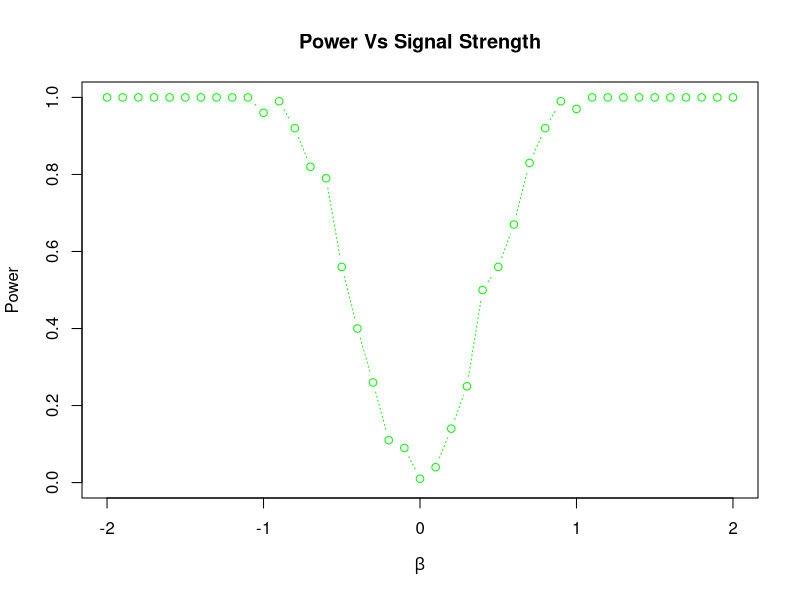
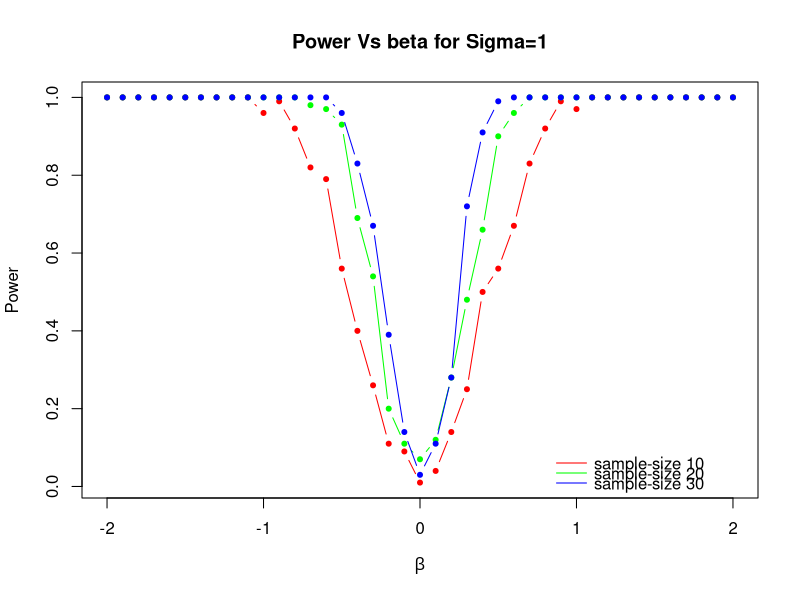

Reproduce these figures in R, in order.
lm_simulations=100



func_NULL_rejects <- function(beta_1, sigma, n){
NUll_rej_cnt=0
x=seq(0, 5, length = n)
for (i in 1:lm_simulations){
  
y = beta_1 * x + rnorm(n, mean = 0, sd = sigma)
sim_data = data.frame(predictor = x, response = y)
sim_fit = lm(response ~ predictor, data = sim_data)

# Did the model reject the Null Hypothesis?
NUll_rej_cnt = NUll_rej_cnt + as.numeric(summary(sim_fit)$coefficients[2, "Pr(>|t|)"] < 0.05)

}
return(NUll_rej_cnt/lm_simulations)
}


# func_NULL_rejects_mat = function(n){
#     beta_1_vec = seq(-2, 2, by = 0.1)
#     sigma_level = c(1,2,4)
#     NUll_rej_mat = matrix(0,length(sigma_level), length(beta_1_vec))
#     
#     for (sig in sigma_level){
#       for (beta_1 in beta_1_vec){
#       NUll_rej_mat[which(sigma_level==sig), which(beta_1_vec==beta_1)] = 
#         func_NULL_rejects(beta_1, sig, n)
#       }
#     }
# colnames(NUll_rej_mat) = beta_1_vec
# rownames(NUll_rej_mat) = sigma_level
# return(NUll_rej_mat)
# }

func_NULL_rejects_mat = function(sig){
  beta_1_vec = seq(-2, 2, by = 0.1)
  n_vec = c(10,20,30)
  NUll_rej_mat = matrix(0,length(n_vec), length(beta_1_vec))
  
  for (n in n_vec){
    for (beta_1 in beta_1_vec){
      NUll_rej_mat[which(n_vec==n), which(beta_1_vec==beta_1)] = 
        func_NULL_rejects(beta_1, sig, n)
    }
  }
  colnames(NUll_rej_mat) = beta_1_vec
  rownames(NUll_rej_mat) = n_vec
  return(NUll_rej_mat)
}

power_sigma_1 = func_NULL_rejects_mat(1)
power_sigma_2 = func_NULL_rejects_mat(2)
power_sigma_4 = func_NULL_rejects_mat(4)


beta_1_vec = seq(-2, 2, by = 0.1)
plot(beta_1_vec,seq(from=0.0,to=1.0, length=length(beta_1_vec)), 
     xlim = range(beta_1_vec), ylab = "Power", type="n",
     xlab = expression(beta), 
     main= "Power Vs Signal Strength")
lines(beta_1_vec,power_sigma_1[1,], type = "b", lty=3, col="green")




plot(power_sigma_1[1,] ~ beta_1_vec,
     type = "b", lwd=1,
     pch  = 20, cex  = 1,
     xlab = expression(beta),
     xlim = range(beta_1_vec),
     ylab = "Power",
     main = "Power Vs beta for Sigma=1",
     col  = "red")
lines(beta_1_vec,power_sigma_1[2,], type = "b", col="green", pch=20, cex=1)
lines(beta_1_vec,power_sigma_1[3,], type = "b", col="blue", pch=20, cex=1)
legend("bottomright",lty=c(1, 1, 1), c("sample-size 10","sample-size 20","sample-size 30"), 
       col=c("red","green","blue"), y.intersp=0.5,x.intersp=0.5, text.width=1, bty = "n")




# points(model_size, avg_rmse_trn_per_sig[1,] , col = "red", pch  = 20, cex  = 1)
# lines(model_size, avg_rmse_tst_per_sig[1,], col="blue", lwd=1)
# points(model_size, avg_rmse_tst_per_sig[1,] , col = "blue", pch  = 20, cex  = 1)
# legend("topright", c("Train RMSE", "Test RMSE"), lty = c(1, 1), lwd = 2,
#        col = c("red", "blue"))




